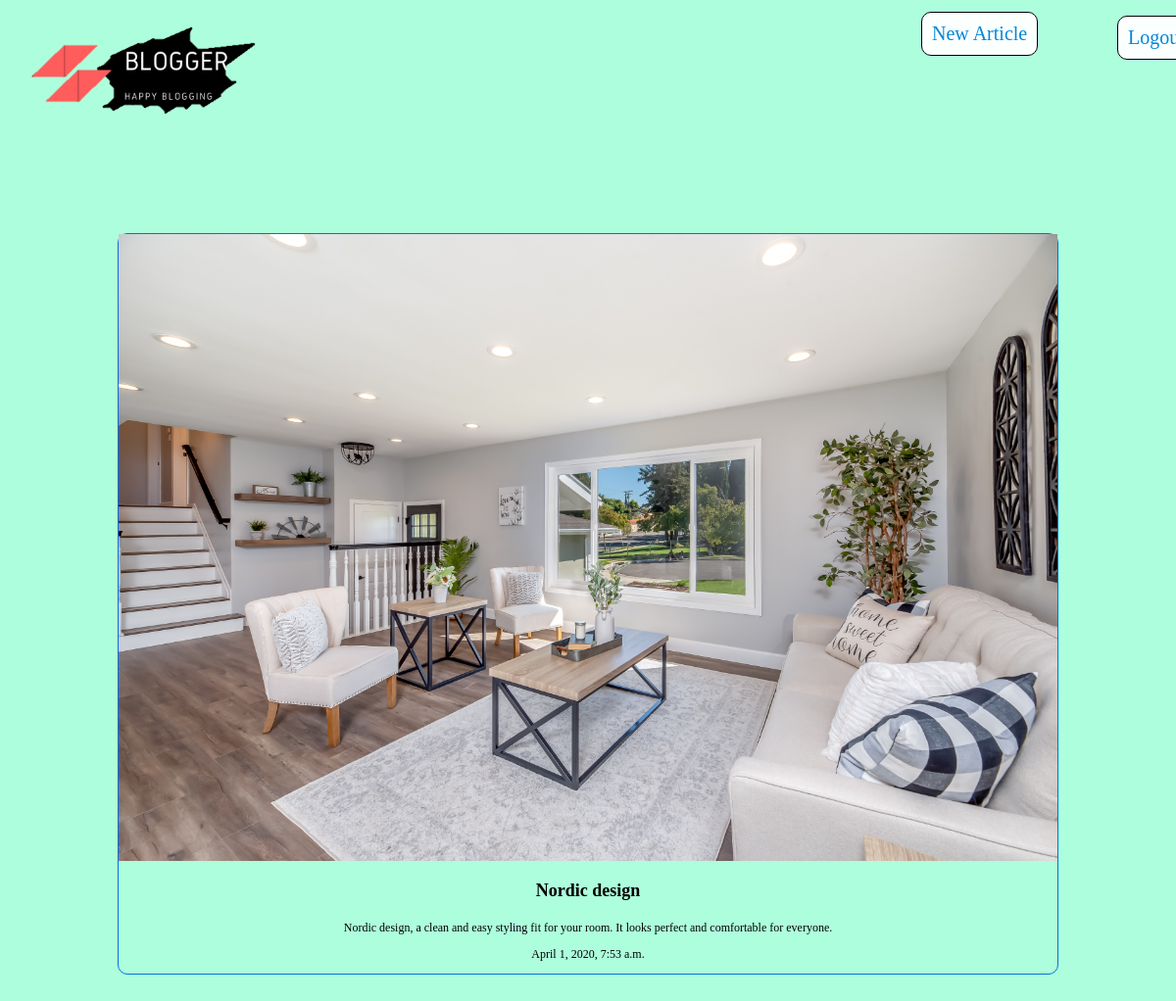
/articles/django-nordic/ (signed in), run on the app's committed database.
### articles/models.py (models this page shows, shortened)
class Articles(models.Model):
    title = models.CharField(max_length = 100)
    slug = models.SlugField()
    body = models.TextField()
    date = models.DateTimeField(auto_now_add = True)
    thumb = models.ImageField(default='default.png',blank=True)
    author = models.ForeignKey(User,on_delete=models.CASCADE,default=None)

### articles/views.py (the view)
# urls.py: url(r'^(?P<slug>[\w-]+)/$',views.article_details, name = 'details'),
def article_details(request, slug):
    article = Articles.objects.get(slug = slug)
    return render(request,"articles/article_detail.html",{"article":article})

### articles/templates/articles/article_detail.html
{% extends 'base_layout.html' %}
{% block content %}
<div class="article-detail">
    <div class="article">
        <img src="{{ article.thumb.url }}"/>
        <h2>{{article.title}}</h2>
        <p>{{article.body}}</p>
        <p>{{article.date}}</p>
    </div>
</div>
{% endblock %}

### assets/styles.css (style rules this page uses)
* { position: relative; font-family: Comic Sans MS; }
html,body { width:100%; height:100%; padding:0px; margin:0px; background-color: #ADFEDC; }
.article { top: -250; padding: 10px; font-size: 12px; border: 1px solid #0072E3; border-radius: 10px; position: relative; padding-bottom: 40px; }
.article-detail .article { padding: 0; }
.article-detail .article img { max-width: 100%; }
.article-detail .article h2 { text-align: center; margin: 20px auto; }
.article-detail .article p { text-align: center; }

### data on the page
Articles: thumb (picture), title "Nordic design", body "Nordic design, a clean and easy styling fit for your room. It looks perfect and comfortable for everyone.", date "April 1, 2020, 7:53 a.m."
